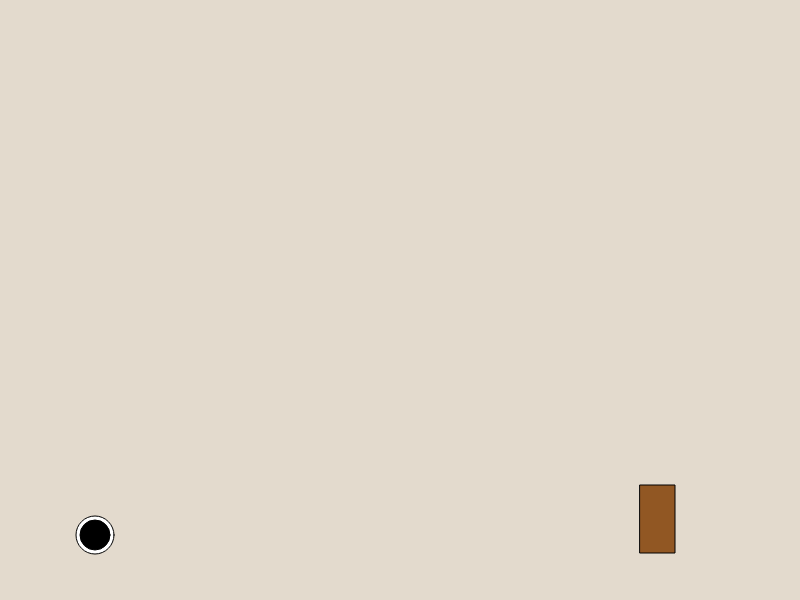
Frame 1 (no input)
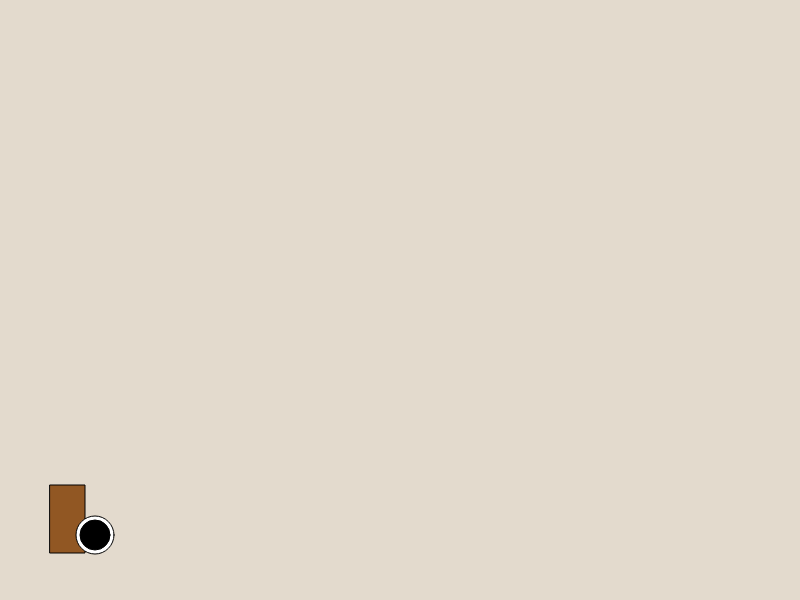
Frame 60 (no input)
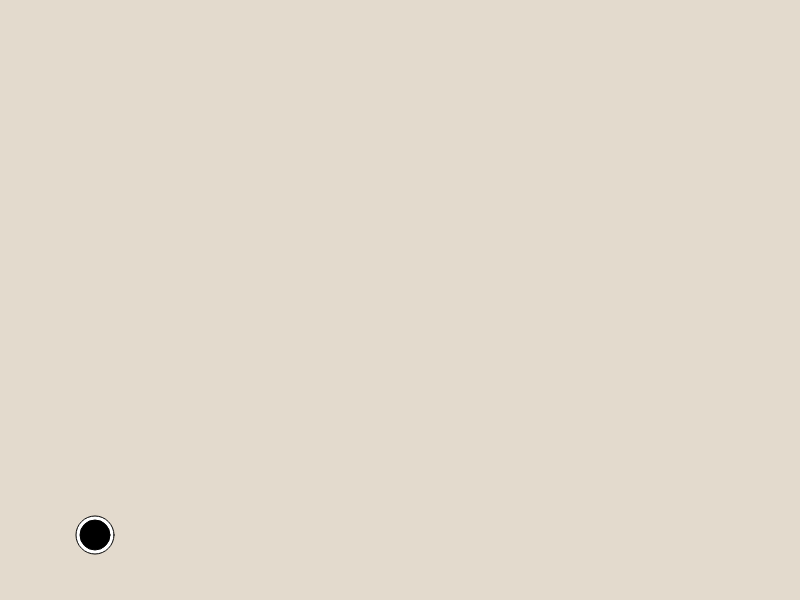
Frame 120 (the mouse pressed at the canvas centre since frame 60)

The p5.js sketch that drew these frames (run headless with seeded random() and noise() and a simulated clock; from frame 60 on, the mouse is pressed at the canvas centre):

// p5.js sketch
// ── sketch.js
var x = 95;
var xx = 650;
var y = 535;
var yp = 0;
var t = 0;
var pulo = false
function setup() {
  createCanvas(800, 600);
}

function draw() {
 background(227,218,205)
  if (keyIsDown(LEFT_ARROW)) {
    x -= 5;
  }

  if (keyIsDown(RIGHT_ARROW)) {
    x += 5;
  }
    xx= xx - 10;
  if (xx <= -50) {
    xx = 800;
  }
  if(keyIsDown(UP_ARROW)&& (!pulo)){
  pulo = true
  t = 0
  }
  if(pulo){
  t++;
  yp = 0.5*(t)*(t - 30)
    if (yp > 0) {
		// habilida a ocorrência de um novo pulo 
		pulo = false;
		yp = 0; 		
	}
  }
  fill(145,87,35);
  rect(xx,485,35,68);
  fill (255);
  ellipse (x,y+yp,38,38);
  fill(0);
  ellipse(x, y+yp, 30, 30);
  if(x == 0){
  x = 5
  }
  if(x == 800){
  x = 795
  }
  if(x == xx )
  {
    x= 95
  }
  if(xx < 0){
  xx = 800 +random(1000)
  }
}
